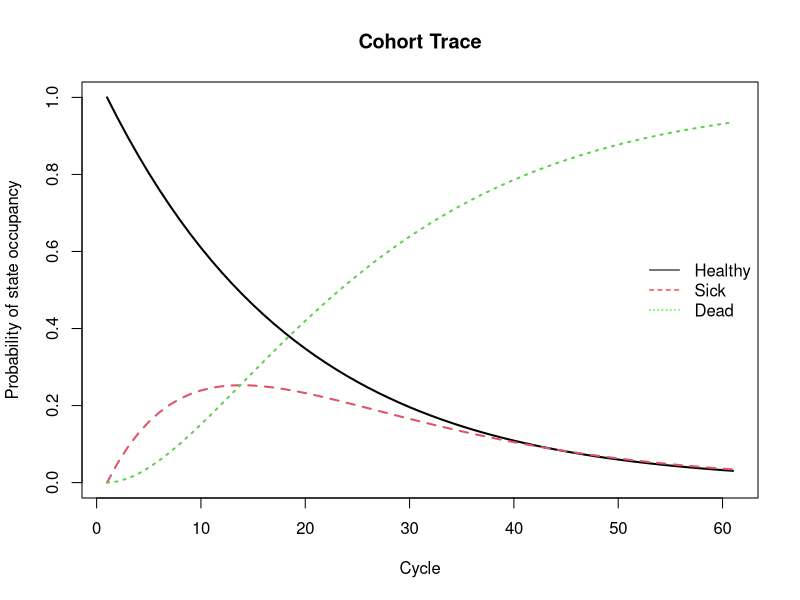
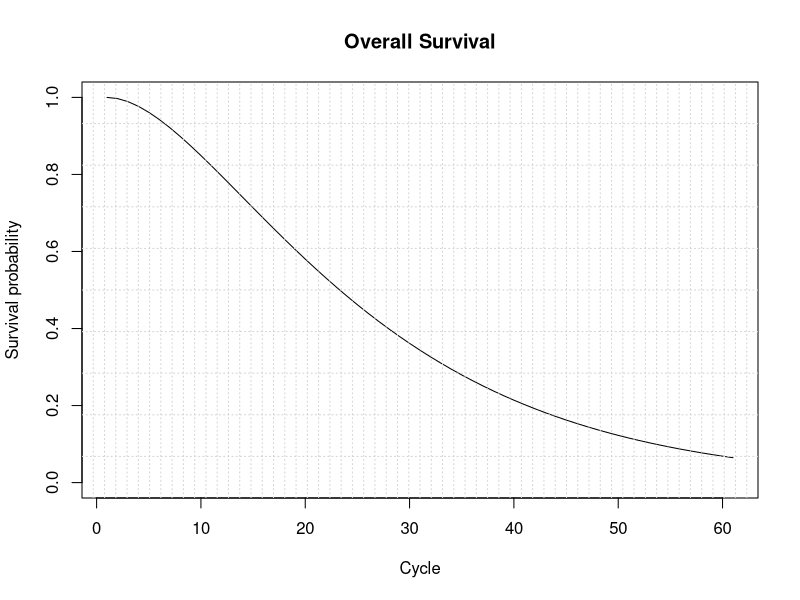
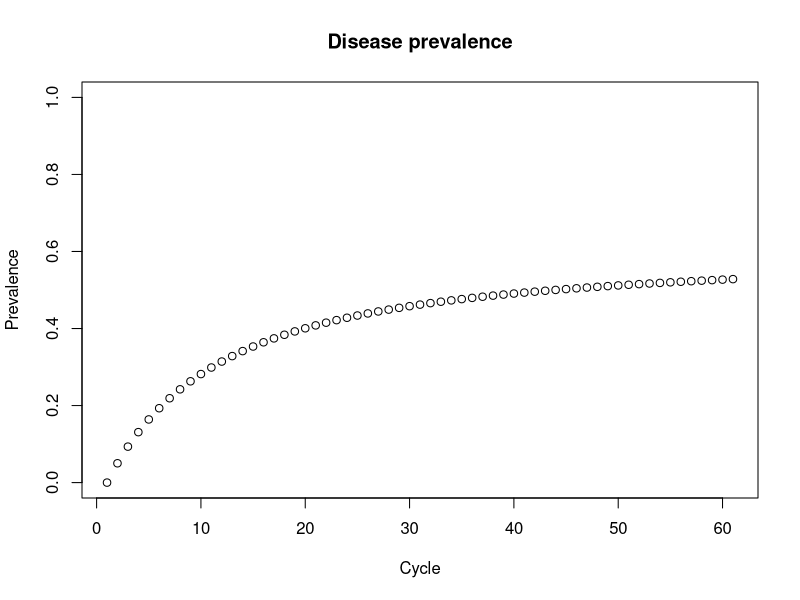

Write the R code that produced these figures, in order.
## ---- chunk 1
rm(list = ls())      # clear memory (removes all the variables from the workspace)
## ---- chunk 2
# no packages required
## ---- chunk 3
# no functions required
## ---- chunk 4
# Strategy names
v_names_str <- c("Base Case")  

# Number of strategies
n_str <- length(v_names_str)

# Markov model parameters
v_n  <- c("Healthy", "Sick", "Dead")    # state names
n_s  <- length(v_n)                     # number of states
n_t  <- 60                              # number of cycles

p_HD <- seq(0.003, 0.01, length.out = n_t)  # probability to die when sick (age-dependent)
p_HS <- 0.05                                # probability to become sick when healthy
p_SD <- 0.1                                 # probability to die when sick

# Costs and utilities  
c_H  <- 400                             # cost of remaining one cycle healthy
c_S  <- 1000                            # cost of remaining one cycle sick
c_D  <- 0                               # cost of remaining one cycle dead
u_H  <- 0.8                             # utility when healthy 
u_S  <- 0.5                             # utility when sick
u_D  <- 0                               # utility when dead
d_e <- d_c <- 0.03                      # equal discount of costs and QALYs by 3%

# calculate discount weights for costs for each cycle based on discount rate d_c
v_dwc <- 1 / (1 + d_e) ^ (0:n_t) 
# calculate discount weights for effectiveness for each cycle based on discount rate d_e
v_dwe <- 1 / (1 + d_c) ^ (0:n_t) 
## ---- chunk 5
# create the cohort trace
m_M <- matrix(NA, 
              nrow = n_t + 1 ,  # create Markov trace (n.t + 1 because R doesn't 
                                # understand Cycle 0)
              ncol = n_s, 
              dimnames = list(0:n_t, v_n))

m_M[1, ] <- c(1, 0, 0)          # initialize first cycle of Markov trace
## ---- chunk 6
# create the transition probability array
a_P <- array(0,                                    # Create 3-D array
             dim = c(n_s, n_s, n_t),
             dimnames = list(v_n, v_n, 0:(n_t-1))) # name the dimensions of the array 
## ---- chunk 7
# from Healthy
a_P["Healthy", "Healthy", ] <- 1 - p_HD - p_HS
a_P["Healthy", "Sick", ]    <- p_HS
a_P["Healthy", "Dead", ]    <- p_HD

# from Sick
a_P["Sick", "Sick", ] <- 1 - p_SD
a_P["Sick", "Dead", ] <- p_SD

# from Dead
a_P["Dead", "Dead", ] <- 1
## ---- chunk 8
verbose <- TRUE
# Check if transition probabilities are valid (i.e., in [0, 1])
m_indices_notvalid <- arrayInd(which(a_P < 0 | a_P > 1), 
                               dim(a_P))
try(
  if(dim(m_indices_notvalid)[1] != 0){
    v_rows_notval   <- rownames(a_P)[m_indices_notvalid[, 1]]
    v_cols_notval   <- colnames(a_P)[m_indices_notvalid[, 2]]
    v_cycles_notval <- dimnames(a_P)[[3]][m_indices_notvalid[, 3]]
    
    df_notvalid <- data.frame(`Transition probabilities not valid:` = 
                                matrix(paste0(paste(v_rows_notval, v_cols_notval, 
                                                    sep = "->"),
                                              "; at cycle ",
                                              v_cycles_notval), ncol = 1), 
                              check.names = FALSE)
    if(verbose){
      message("Not valid transition probabilities")
      stop(print(df_notvalid), call. = FALSE)
    } 
  }
)

# Check if transition probability array is valid
valid <- apply(a_P, 3, function(x) all.equal(sum(rowSums(x)), n_s))
if (!isTRUE(all.equal(as.numeric(sum(valid)), as.numeric(n_t)))) {
  if(verbose){
    stop("This is not a valid transition Matrix")
  } 
}
## ---- chunk 9
for (t in 1:n_t){ # t<-1                  # loop through the number of cycles
  m_M[t + 1, ] <- m_M[t, ] %*% a_P[, , t] # estimate the Markov trace for cycle t + 1 
                                          # using the t-th matrix from the 
                                          # probability array 
}
head(m_M)

## ---- chunk 10
# create a plot of the data
matplot(m_M, type = 'l', 
        ylab = "Probability of state occupancy",
        xlab = "Cycle",
        main = "Cohort Trace", lwd = 2)              
# add a legend to the graph
legend("right", v_n, col = c("black", "red", "green"), lty = 1:3, bty = "n")  
## ---- chunk 11
v_os <- 1 - m_M[, "Dead"]                  # calculate the overall survival (OS) probability
v_os <- rowSums(m_M[, 1:2])                # alternative way of calculating the OS probability   

# create a simple plot showing the OS
plot(v_os, type = 'l', 
     ylim = c(0, 1),
     ylab = "Survival probability",
     xlab = "Cycle",
     main = "Overall Survival")   
# add grid 
grid(nx = n_t, ny = 10, 
     col = "lightgray", lty = "dotted", lwd = par("lwd"), 
     equilogs = TRUE) 
## ---- chunk 12
v_le <- sum(v_os)           # summing probablity of OS over time  (i.e. life expectancy)
## ---- chunk 13
v_prev <- m_M[, "Sick"]/v_os
plot(v_prev,
     ylim = c(0, 1),
     ylab = "Prevalence",
     xlab = "Cycle",
     main = "Disease prevalence")
## ---- chunk 14
# per cycle
# calculate expected costs by multiplying m_M with the cost vector for the different 
# health states   
v_tc <- m_M %*% c(c_H, c_S, c_D)  
# calculate expected QALYs by multiplying m_M with the utilities for the different 
# health states   
v_tu <- m_M %*% c(u_H, u_S, u_D)  
## ---- chunk 15
# Discount costs  by multiplying the cost vector with discount weights (v_dw) 
v_tc_d <-  t(v_tc) %*% v_dwc
# Discount QALYS  by multiplying the QALYs vector with discount weights (v_dw)
v_te_d <-  t(v_tu) %*% v_dwe
## ---- chunk 16
results <- data.frame( "Total Discounted Cost" = v_tc_d, 
                       "Life Expectancy" = v_le, 
                       "Total Discounted QALYs" = v_te_d, 
                       check.names = F)
results
